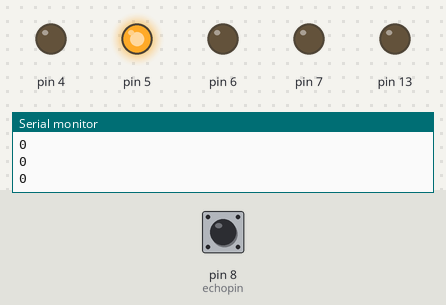
Recording of a sketch running on a simulated Arduino Uno, built with avr-gcc and run on an emulated ATmega328P. Shown: output pins drawn as LEDs (lit = HIGH), the last lines printed to the serial monitor. The inputs (shaded band) are chosen by the test bench; at power-on: pin 8 (echopin) LOW. Pins used as bus, display or sensor lines are not drawn.

Above: at 12.6 s.
12.7 s: pin 8 (echopin) pulsed HIGH 2 times (0.12 s each, 0.3 s apart)
At 13.8 s:
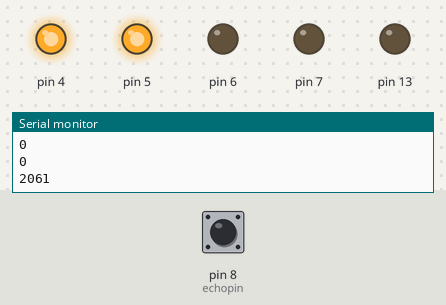
At 14.6 s:
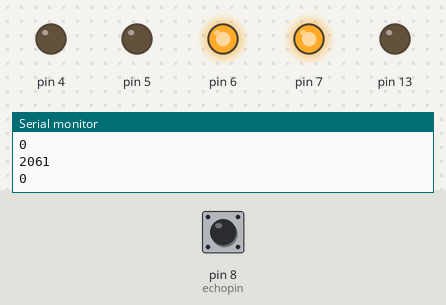
Timing chart, 0 to 22.2 s (numbered marks = the images above; inputs shaded):
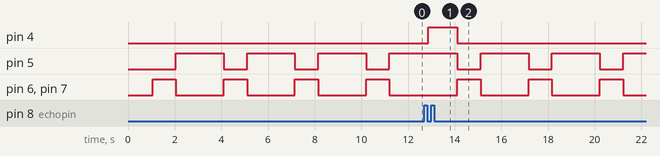

Measured:
- after the input at 12.7 s, pin 4: LOW → HIGH after 0.17 s, → LOW 1.3 s later
- by itself, pin 5: alternates HIGH for 2.1 s and LOW for 1.0 s
- by itself, pin 6, pin 7: alternates HIGH for 1.0 s and LOW for 2.1 s

The sketch:

obstacle-avoidance-robot.ino
```cpp
/*  Arduino to L293D connections:
 *  Pin 4 -> Input 1
 *  Pin 5 -> Input 4
 *  Pin 6 -> Input 2
 *  Pin 7 -> Input 3
 *  Vcc -> VCC 1, VCC2
 *  GND -> GND
 *  Enable 1,2 -> +5
 *  Enable 3,4 -> +5
 *
 *  L293D to motors connection
 *  Output 1,2 -> Motor 1
 *  Output 2,3 -> Motor 2
 */

#define echopin  8 // echo pin
#define trigpin 9 // Trigger pin


int maximumRange = 30;
long duration, distance;

void setup() {
  Serial.begin (9600);
  pinMode (trigpin, OUTPUT);
  pinMode (echopin, INPUT );
  pinMode (4, OUTPUT);
  pinMode (5, OUTPUT);
  pinMode (13, OUTPUT);
  pinMode (6, OUTPUT);
  pinMode (7, OUTPUT);
}

void loop ()
{

  {
    digitalWrite(trigpin,LOW);
    delayMicroseconds(2);

    digitalWrite(trigpin,HIGH);
    delayMicroseconds(10);

    duration=pulseIn (echopin,HIGH);

    distance= duration/58.2;
    delay (50);
    Serial.println(distance);
  }

  if (distance >= 30 ){
    digitalWrite(4,HIGH);
    digitalWrite(5,HIGH);
    digitalWrite(6,LOW);
    digitalWrite(7,LOW);
    delay (200);
  }

  else if (distance >=15 && distance <= 25) {
    digitalWrite (4,HIGH);
    digitalWrite (5,LOW);
    digitalWrite (6,LOW);
    digitalWrite (7,LOW);
    delay (1000);
  }
 else if (distance < 15){
   digitalWrite (4, LOW);
   digitalWrite (5, LOW);
   digitalWrite (6,HIGH);
   digitalWrite (7,HIGH);
   delay (1000);
   digitalWrite (4,LOW);
   digitalWrite (5,HIGH);
   digitalWrite (6,LOW);
   digitalWrite (7, LOW);
   delay (1000);


 }

}
```
